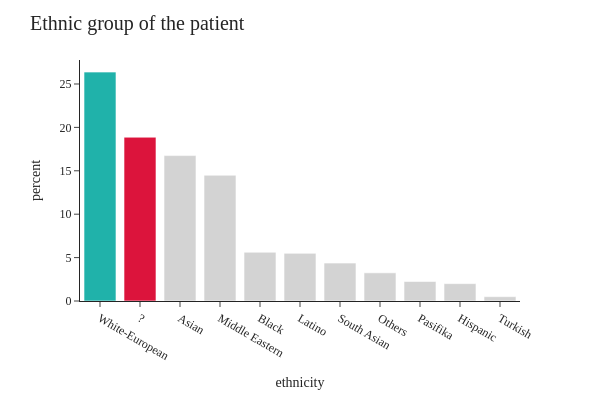
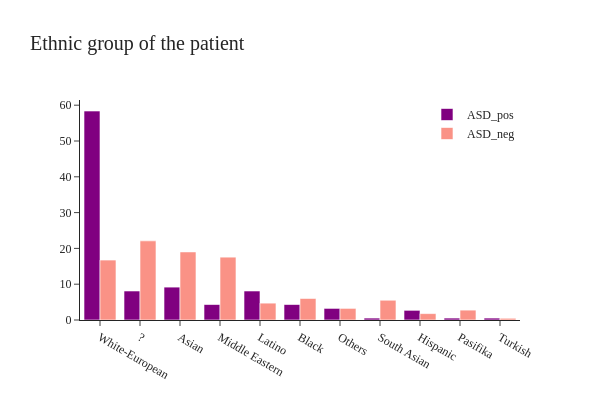

Notebook code cell kept with these figures, in order:
### Markdown cell above
### Ethnicity
- 11 ethnic categories are present in the data, including "?" (not willing to tell?/is it NA?) and others
- The majorities are White-European followed by the "?", Asian and Middle-Easters
- Among the ASD-positive subjects, White-European make up 58% while being only 26% of the total sample (train dataset). Asian (9%) and Latinos & "?" (both at 8%) come in second and third.

### Code cell
fig = px.histogram(train, x="ethnicity",
                   width=600, 
                   height=400,
                   histnorm='percent',
                   template="simple_white"
                   )

fig.update_layout(title="Ethnic group of the patient", 
                  font_family="San Serif",
                  titlefont={'size': 20},
                  legend=dict(
                  orientation="v", y=1, yanchor="top", x=1.0, xanchor="right" )                 
                 ).update_xaxes(categoryorder='total descending') # ordering the x-axis values
#custom color
colors = ['lightgray',] * 15  
colors[1] = 'crimson' 
colors[0] = 'lightseagreen' 


fig.update_traces(marker_color=colors, 
                )
fig.show()

fig = go.Figure()
fig.add_trace(go.Histogram(x=ASD_pos['ethnicity'],histnorm='percent',
              name='ASD_pos', marker_color = 'purple'),
              )
fig.add_trace(go.Histogram(x=ASD_neg['ethnicity'],histnorm='percent',
              name='ASD_neg', marker_color = 'salmon', opacity=0.85),
             )  

fig.update_layout(title="Ethnic group of the patient", 
                  font_family="San Serif",
                  titlefont={'size': 20},
                  template='simple_white',
                  width=600, 
                  height=400,
                  legend=dict(
                  orientation="v", y=1, yanchor="top", x=1.0, xanchor="right" )                 
                 ).update_xaxes(categoryorder='total descending') 

fig.show()

### Figure 1 — Plotly figure (JSON) as saved in the notebook; plotly's stock layout.template omitted (floating-point values rounded to 4 significant figures; data arrays with more than 128 entries replaced by an {"elided": "..."} marker saying what was removed)
{"data": [{"alignmentgroup": "True", "bingroup": "x", "histnorm": "percent", "hovertemplate": "ethnicity=%{x}<br>percent=%{y}<extra></extra>", "legendgroup": "", "marker": {"color": ["lightseagreen", "crimson", "lightgray", "lightgray", "lightgray", "lightgray", "lightgray", "lightgray", "lightgray", "lightgray", "lightgray", "lightgray", "lightgray", "lightgray", "lightgray"], "pattern": {"shape": ""}}, "name": "", "offsetgroup": "", "orientation": "v", "showlegend": false, "type": "histogram", "x": {"elided": "800 str values"}, "xaxis": "x", "yaxis": "y"}], "layout": {"barmode": "relative", "font": {"family": "San Serif"}, "height": 400, "legend": {"orientation": "v", "tracegroupgap": 0, "x": 1.0, "xanchor": "right", "y": 1, "yanchor": "top"}, "margin": {"t": 60}, "title": {"font": {"size": 20}, "text": "Ethnic group of the patient"}, "width": 600, "xaxis": {"anchor": "y", "categoryorder": "total descending", "domain": [0.0, 1.0], "title": {"text": "ethnicity"}}, "yaxis": {"anchor": "x", "domain": [0.0, 1.0], "title": {"text": "percent"}}}}

### Figure 2 — Plotly figure (JSON) as saved in the notebook; plotly's stock layout.template omitted (floating-point values rounded to 4 significant figures; data arrays with more than 128 entries replaced by an {"elided": "..."} marker saying what was removed)
{"data": [{"histnorm": "percent", "marker": {"color": "purple"}, "name": "ASD_pos", "type": "histogram", "x": {"elided": "185 str values"}}, {"histnorm": "percent", "marker": {"color": "salmon"}, "name": "ASD_neg", "opacity": 0.85, "type": "histogram", "x": {"elided": "615 str values"}}], "layout": {"font": {"family": "San Serif"}, "height": 400, "legend": {"orientation": "v", "x": 1.0, "xanchor": "right", "y": 1, "yanchor": "top"}, "title": {"font": {"size": 20}, "text": "Ethnic group of the patient"}, "width": 600, "xaxis": {"categoryorder": "total descending"}}}
